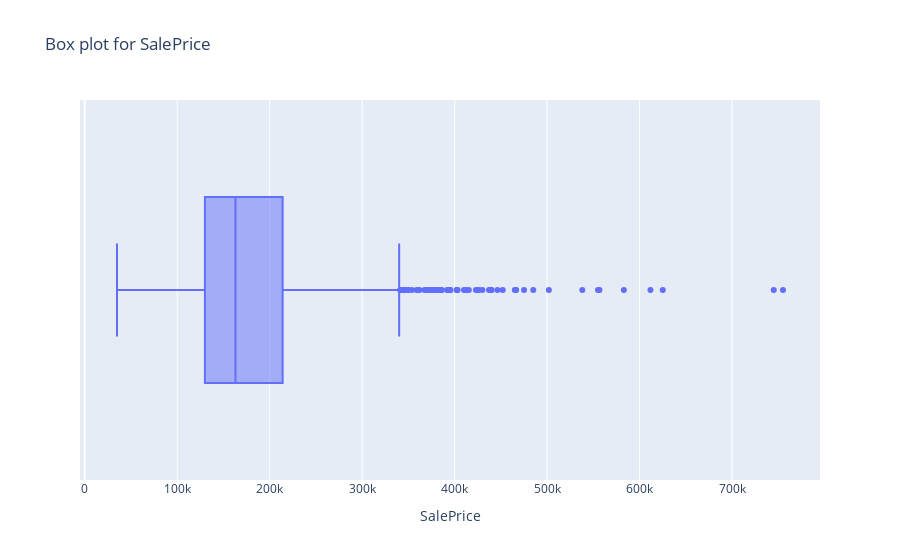

The cell this chart's notebook holds for it:
### Code cell
fig=px.box(dfnum,x='SalePrice',title='Box plot for SalePrice')
fig.show()

### Figure 1 — Plotly figure (JSON) as saved in the notebook; plotly's stock layout.template omitted (floating-point values rounded to 4 significant figures; data arrays with more than 128 entries replaced by an {"elided": "..."} marker saying what was removed)
{"data": [{"alignmentgroup": "True", "hovertemplate": "SalePrice=%{x}<extra></extra>", "legendgroup": "", "marker": {"color": "#636efa"}, "name": "", "notched": false, "offsetgroup": "", "orientation": "h", "showlegend": false, "type": "box", "x": {"elided": "1460 int values"}, "x0": " ", "xaxis": "x", "y0": " ", "yaxis": "y"}], "layout": {"boxmode": "group", "legend": {"tracegroupgap": 0}, "title": {"text": "Box plot for SalePrice"}, "xaxis": {"anchor": "y", "domain": [0, 1], "title": {"text": "SalePrice"}}, "yaxis": {"anchor": "x", "domain": [0, 1]}}}
